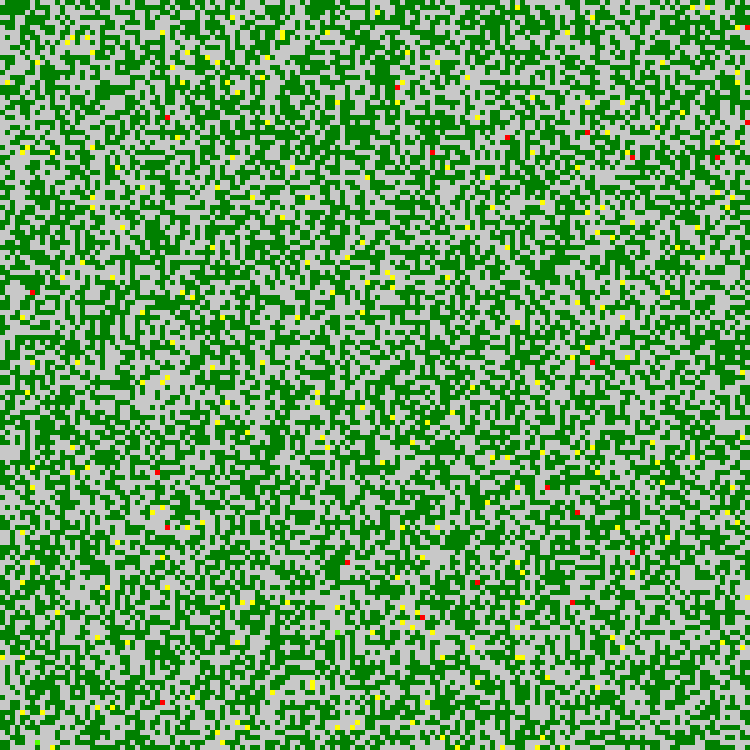
Frame 1 (no input)
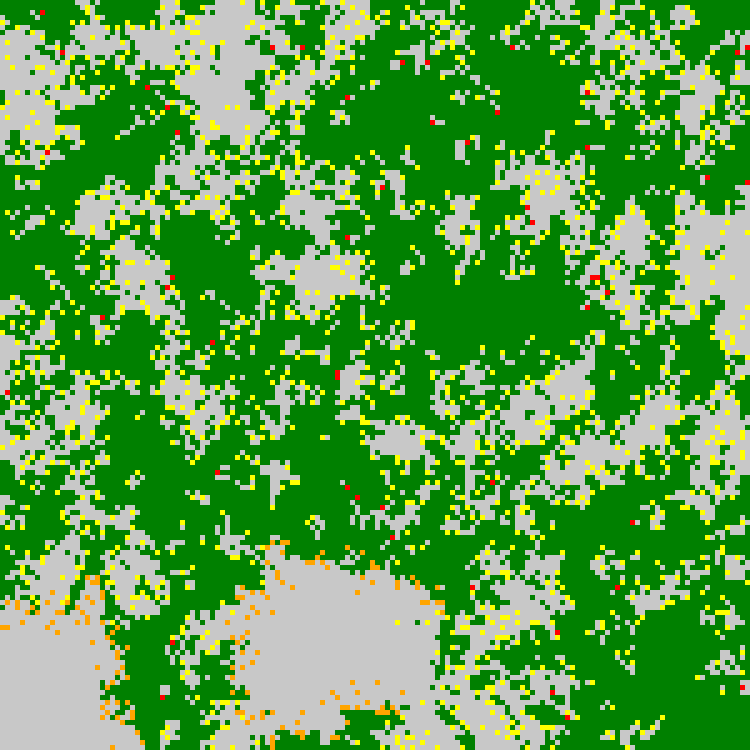
Frame 60 (no input)
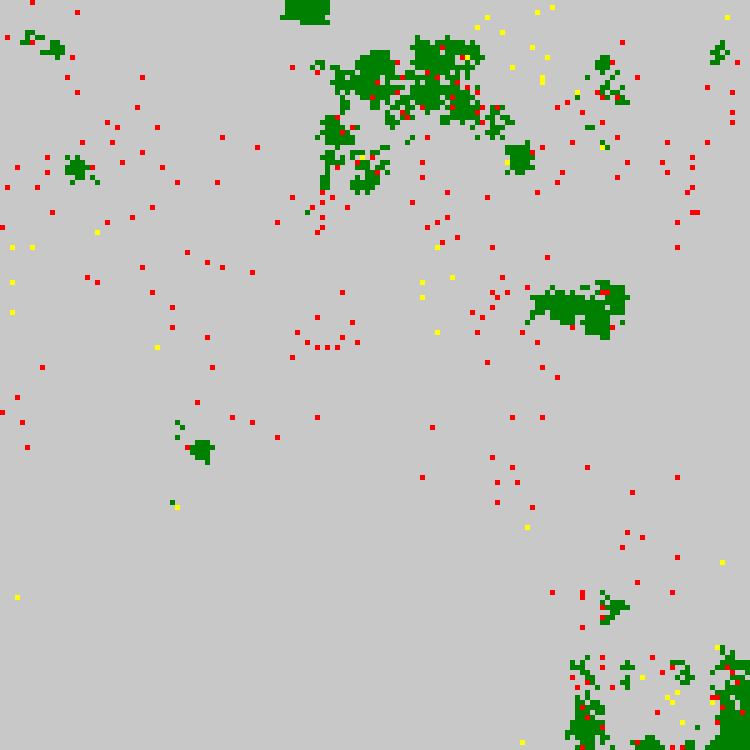
Frame 120 (the mouse pressed at the canvas centre since frame 60)

The p5.js sketch that drew these frames (run headless with seeded random() and noise() and a simulated clock; from frame 60 on, the mouse is pressed at the canvas centre):

// p5.js sketch
// ── sketch.js
class Creeper{
    constructor() {
     this.stepCount = frameCount + 1;
     this.color = "rgb(80,255,1)";
     this.energy = 10;
   }
 
   eat() {
     let grassEaterFields = findNeighbourPositions(this.row, this.col,1,GrassEater);
 
     if (grassEaterFields.length > 0) {
       let randomGrassEaterField = random(grassEaterFields);
       updateCreaturePosition(this, randomGrassEaterField);
       this.energy -= 10;
     }
           let meateaterFields = findNeighbourPositions(this.row, this.col, 1, MeatEater);
       if (meateaterFields.length > 0) {
         let randommeateaterField = random(meateaterFields);
         updateCreaturePosition(this, randommeateaterField);
         this.energy -= 10;
       }
 
     let grassFields = findNeighbourPositions(this.row, this.col, 1, Grass);
     if (grassFields.length > 0) {
       let randomGrassField = random(grassFields);
       updateCreaturePosition(this, randomGrassField);
     } else {
       let emptyFields = findNeighbourPositions(this.row, this.col, 1, Empty);
       if (emptyFields.length > 0) {
         let randomEmptyField = random(emptyFields);
         updateCreaturePosition(this, randomEmptyField);
       }
     }
   }
 
   explode() {
     let freeFields = findNeighbourPositions(this.row, this.col, 1, Empty);
     let grassFields = findNeighbourPositions(this.row, this.col, 1, Grass);
     
     let spawnFields = freeFields.concat(grassFields)
     
     if (spawnFields.length > 0) {
       let randomFreeField = random(spawnFields);
       let row = randomFreeField[0];
       let col = randomFreeField[1];
       matrix[row][col] = new Fire();
       matrix[this.row][this.col] = new Empty();
     }
   }
 
   step() {
     this.eat();
       if (this.energy <= 0) {
       this.explode()
     }
   }
 }
 
 
 
 
 
 
 
 
 
 
 class Fire {
   constructor() {
     this.stepCount = frameCount + 1;
     this.color = "orange";
     this.energy = 20;
   }
 
   eat() {
     let grassEaterFields = findNeighbourPositions(this.row,this.col, 1,GrassEater);
     if (grassEaterFields.length > 0) {
       let randomGrassEaterField = random(grassEaterFields);
       updateCreaturePosition(this, randomGrassEaterField);
       this.energy += 2;
     }
 
     let grassFields = findNeighbourPositions(this.row, this.col, 1, Grass);
     if (grassFields.length > 0) {
       let randomGrassField = random(grassFields);
       updateCreaturePosition(this, randomGrassField);
       this.energy += 2;
     }  else {
           let emptyFields = findNeighbourPositions(this.row, this.col, 1, Empty);
       if (emptyFields.length > 0) {
         let randomEmptyField = random(emptyFields);
         updateCreaturePosition(this, randomEmptyField);
         this.energy -= 5;
       }
     }
       let meateaterFields = findNeighbourPositions(this.row, this.col, 1, MeatEater);
       if (meateaterFields.length > 0) {
         let randommeateaterField = random(meateaterFields);
         updateCreaturePosition(this, randommeateaterField);
         this.energy += 2;
       }
     let fireFields = findNeighbourPositions(this.row, this.col, 1, Fire);
       if (fireFields.length > 0) {
         let randomfireField = random(fireFields);
         updateCreaturePosition(this, randomfireField);
         this.energy += 2;
       }
 
   }
 
   multiply() {
     let freeFields = findNeighbourPositions(this.row, this.col, 1, Empty);
     if (freeFields.length > 0) {
       let randomFreeField = random(freeFields);
       let row = randomFreeField[0];
       let col = randomFreeField[1];
       matrix[row][col] = new Fire();
     }
   }
 
   step() {
     this.eat();
     if (this.energy >= 10) {
       this.multiply();
       this.energy = 10;
     } else if (this.energy <= 0) {
       matrix[this.row][this.col] = new Empty();
     }
   }
 }
 
 
 
 
 
 
 
 class Empty {}
 
 // Grass starts with a random energy between 0 and 2.
 // It gains 1 energy every frame.
 // When it reaches 7 energy, it creates a new grass object
 // in an empty neighbour cell and resets its energy to 0.
 class Grass {
   constructor() {
     this.stepCount = frameCount + 1;
     this.color = "green";
 
     // set initial energy to a random value between 0 and 2
     // to make grass grow look more natural
     this.energy = int(random(0, 3));
   }
 
   step() {
     // every step, grass gains 1 energy
     this.energy++;
 
     // if grass has 7 energy, multiply and reset energy
     if (this.energy >= 7) {
       this.multiply();
       this.energy = 0;
     }
   }
 
   multiply() {
     // look for empty neighbour cells
     let emptyFields = findNeighbourPositions(this.row, this.col, 1, Empty);
 
     // if there is at least one empty cell,
     // choose a random one and create a new grass object
     if (emptyFields.length > 0) {
       let randomEmptyField = random(emptyFields);
       let row = randomEmptyField[0];
       let col = randomEmptyField[1];
       matrix[row][col] = new Grass();
     }
   }
 }
 
 
 
 
 
 
 
 
 
 // GrassEater looks for grass in its neighbour cells.
 // If it finds grass, it moves to that cell, eats the grass and gains 1 energy.
 // If it doesn't find grass, it moves to a random empty neighbour cell and loses 1 energy.
 // If it has 10 energy, it creates a new grass eater object in an empty neighbour cell
 // and loses 5 energy.
 // If it has 0 energy, it dies and becomes an empty cell.
 class GrassEater {
   constructor() {
     this.stepCount = frameCount + 1;
     this.color = "yellow";
     this.energy = 5;
   }
 
   eat() {
     let grassFields = findNeighbourPositions(this.row, this.col, 1, Grass);
     if (grassFields.length > 0) {
       let randomGrassField = random(grassFields);
       updateCreaturePosition(this, randomGrassField);
       this.energy+=2;
     } else {
       let emptyFields = findNeighbourPositions(this.row, this.col, 1, Empty);
       if (emptyFields.length > 0) {
         let randomEmptyField = random(emptyFields);
         updateCreaturePosition(this, randomEmptyField);
       }
       this.energy--;
     }
   }
 
   multiply() {
     let freeFields = findNeighbourPositions(this.row, this.col, 1, Empty);
     if (freeFields.length > 0) {
       let randomFreeField = random(freeFields);
       let row = randomFreeField[0];
       let col = randomFreeField[1];
       matrix[row][col] = new GrassEater();
     }
   }
 
   step() {
     this.eat();
     if (this.energy >= 41 && Math.random()<0.02){
           matrix[this.row][this.col] = new MeatEater();
     }else if (this.energy >= 40) {
       this.multiply();
       this.energy = 5;
     } else if (this.energy <= 0) {
       matrix[this.row][this.col] = new Empty();
     }
   }
 }
 
 
 
 
 
 
 
 
 
 
 
 
 // MeatEater looks for grass eater in its neighbour cells.
 // If it finds grass eater, it moves to that cell, eats the grass eater and gains 10 energy.
 // If it doesn't find grass eater, it loses 1 energy.
 // If it has 120 energy, it creates a new meat eater object in an empty neighbour cell
 // and loses 100 energy.
 class MeatEater {
   constructor() {
     this.stepCount = frameCount + 1;
     this.color = "red";
     this.energy = 10;
   }
 
   eat() {
     let grassEaterFields = findNeighbourPositions(this.row, this.col,1,GrassEater);
 
     if (grassEaterFields.length > 0) {
       let randomGrassEaterField = random(grassEaterFields);
       updateCreaturePosition(this, randomGrassEaterField);
       this.energy += 20;
     }
 
     let grassFields = findNeighbourPositions(this.row, this.col, 1, Grass);
     if (grassFields.length > 0) {
       let randomGrassField = random(grassFields);
       updateCreaturePosition(this, randomGrassField);
       this.energy -= 0.5;
     } else {
       let emptyFields = findNeighbourPositions(this.row, this.col, 1, Empty);
       if (emptyFields.length > 0) {
         let randomEmptyField = random(emptyFields);
         updateCreaturePosition(this, randomEmptyField);
         this.energy -= 0.1;
       }
     }
   }
 
   multiply() {
     let freeFields = findNeighbourPositions(this.row, this.col, 1, Empty);
     if (freeFields.length > 0) {
       let randomFreeField = random(freeFields);
       let row = randomFreeField[0];
       let col = randomFreeField[1];
       matrix[row][col] = new MeatEater();
     }
   }
 
   step() {
     this.eat();
         if(this.energy >= 69) {
       matrix[this.row][this.col] = new Creeper()
     }else if (this.energy >= 50) {
       this.multiply();
       this.energy = 10;
     } 
     if (this.energy <= 0) {
       matrix[this.row][this.col] = new Empty();
     }
     }
   
 }
 
 
 
 
 
 
 
 
 
 
 // list of lists. Contains all creatures.
 let matrix = [];
 // size of the matrix, how many cells in width and height
 let matrixSize = 150;
 // display size in pixels of each cell
 let blockSize = 5;
 
 // What probability each creature has to be created
 let creaturePropabilities = [
   [Grass, 0.5],
   [GrassEater, 0.01],
   [MeatEater, 0.001],
   [Creeper, 0.0001]
 ];
 
 // Choose a random creature based on the probabilities
 function getRandomCreature() {
   let rand = random();
   let sum = 0;
   for (let i = 0; i < creaturePropabilities.length; i++) {
     let creatureCLass = creaturePropabilities[i][0];
     let propability = creaturePropabilities[i][1];
     sum += propability;
     if (rand < sum) {
       return new creatureCLass();
     }
   }
   return new Empty();
 }
 
 // randomly fill the matrix with creatures based on the probabilities
 function fillRandomMatrix() {
   for (let row = 0; row < matrixSize; row++) {
     matrix.push([]);
     for (let col = 0; col < matrixSize; col++) {
       matrix[row][col] = getRandomCreature();
     }
   }
 }
 
 // update the position of a creature in the matrix
 // Creates a new empty object in the old position
 function updateCreaturePosition(creature, newPos) {
   let newRow = newPos[0];
   let newCol = newPos[1];
   matrix[newRow][newCol] = creature;
   matrix[creature.row][creature.col] = new Empty();
   creature.row = newRow;
   creature.col = newCol;
 }
 
 // for a given position, find all neighbour positions contain a certain
 // creature type and are within a certain distance
 // returns a list of [row, col] positions
 // example: findNeighbourPositions(10, 10, 1, Empty) will return all empty cells
 // around position 10, 10 within a distance of 1. If all cells are empty, it will return
 // [[9, 9], [9, 10], [9, 11], [10, 9], [10, 11], [11, 9], [11, 10], [11, 11]]
 function findNeighbourPositions(row, col, distance, creatureType) {
   let positions = [];
   for (let nCol = col - distance; nCol <= col + distance; nCol++) {
     for (let nRow = row - distance; nRow <= row + distance; nRow++) {
       let inMatrix =
         nCol >= 0 && nCol < matrixSize && nRow >= 0 && nRow < matrixSize;
       let isSamePosition = nCol === col && nRow === row;
       if (
         inMatrix &&
         !isSamePosition &&
         matrix[nRow][nCol] instanceof creatureType
       ) {
         positions.push([nRow, nCol]);
       }
     }
   }
   return positions;
 }
 
 // setup the canvas and fill the matrix with creatures
 // Will be called once at the start
 function setup() {
   createCanvas(matrixSize * blockSize, matrixSize * blockSize);
   fillRandomMatrix();
   noStroke();
   frameRate(40);
 }
 
 // game loop. This will be called every frame
 // It will draw the matrix and update the creatures
 function draw() {
   background(200);
   let grassCount = 0
   for (let row = 0; row < matrixSize; row++) {
     for (let col = 0; col < matrixSize; col++) {
       let obj = matrix[row][col];
 
       // skip empty cells
       if (obj instanceof Empty) continue;
       
       if (obj instanceof Grass) grassCount++;
       
 
       // set the row and col of the creature
       obj.row = row;
       obj.col = col;
 
       // this prevents newly created creatures from being updated in the same step
       // and creatures that move from being updated multiple times in one frame
       if (obj.stepCount === frameCount) {
         obj.step();
         obj.stepCount++;
       }
 
       // draw the creature
       fill(obj.color);
       rect(blockSize * obj.col, blockSize * obj.row, blockSize, blockSize);
     }
   }
   
   
   if (grassCount >= matrixSize*matrixSize*0.99){
     let row = random(0, matrixSize)
     row = Math.round(row)
     let col = random(0, matrixSize)
     col = Math.round(col)
     matrix[row][col] = new GrassEater()
     
   }
 }
 
